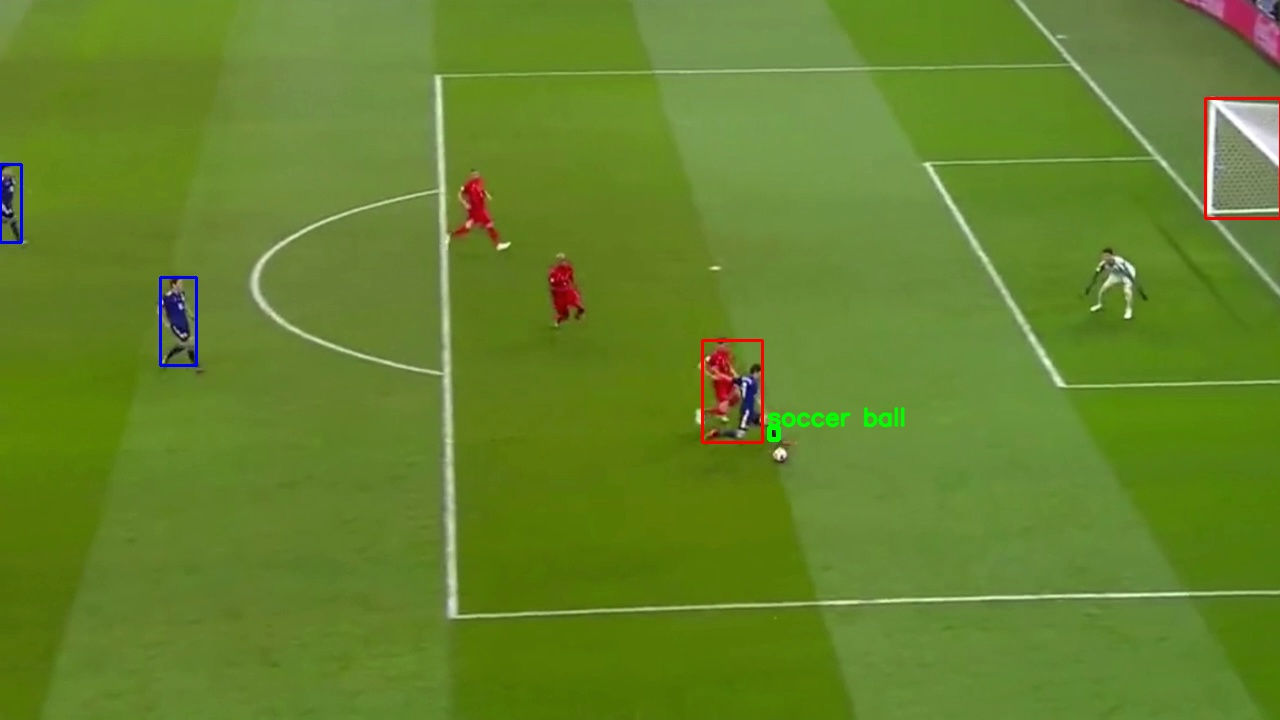
#> input picture tracking_OpenCV/ballmatchDec301.jpg, 1280 x 720 px, given in place of test1.mp4, which was not available
$ python tracking.py   (Python 2 division)   (older library calls are emulated)
#> lines starting #> are read from the running program, lines starting #| are printed output that depends on the picture; after the words box and inside, x2 and y2 are one past the last pixel; in counts of white or black regions, pixels touching at a corner belong together; pictures that were not available may be replaced by others from this repository, and a replacement may not be noted
#Import libraries
import cv2
import os
import numpy as np

#Reading the video
vidcap = cv2.VideoCapture('test1.mp4')#test1.mp4
success,image = vidcap.read()
#> image is the input picture: shape (720, 1280, 3); mean B, G, R 43, 131.3, 100.2
count = 0
success = True
idx = 0

#Read the video frame by frame
while success:
	# #converting into hsv image
	# hsv = cv2.cvtColor(image,cv2.COLOR_BGR2HSV)
	# #green range
	# lower_green = np.array([40,40,40])
	# upper_green = np.array([70, 255, 255])
	# #blue range
	# lower_blue = np.array([110,50,50])
	# upper_blue = np.array([130,255,255])
	#
	# #Red range
	# lower_red = np.array([0,31,255])
	# upper_red = np.array([176,255,255])
	#
	# #white range
	# lower_white = np.array([0,0,0])
	# upper_white = np.array([0,0,255])

	# converting into hsv image
	hsv = cv2.cvtColor(image, cv2.COLOR_BGR2HSV)
#> hsv: shape (720, 1280, 3); mean H, S, V 41.9, 176.1, 132.9
	# green range
	lower_green = np.array([30, 30, 30])
	upper_green = np.array([70, 255, 255])
	# blue range
	lower_blue = np.array([110, 50, 50])
	upper_blue = np.array([130, 255, 255])

	# Red range
	lower_red = np.array([0, 31, 255])
	upper_red = np.array([176, 255, 255])

	# white range
	lower_white = np.array([0, 0, 0])
	upper_white = np.array([0, 30, 255])


    #Define a mask ranging from lower to uppper
	mask = cv2.inRange(hsv, lower_green, upper_green)
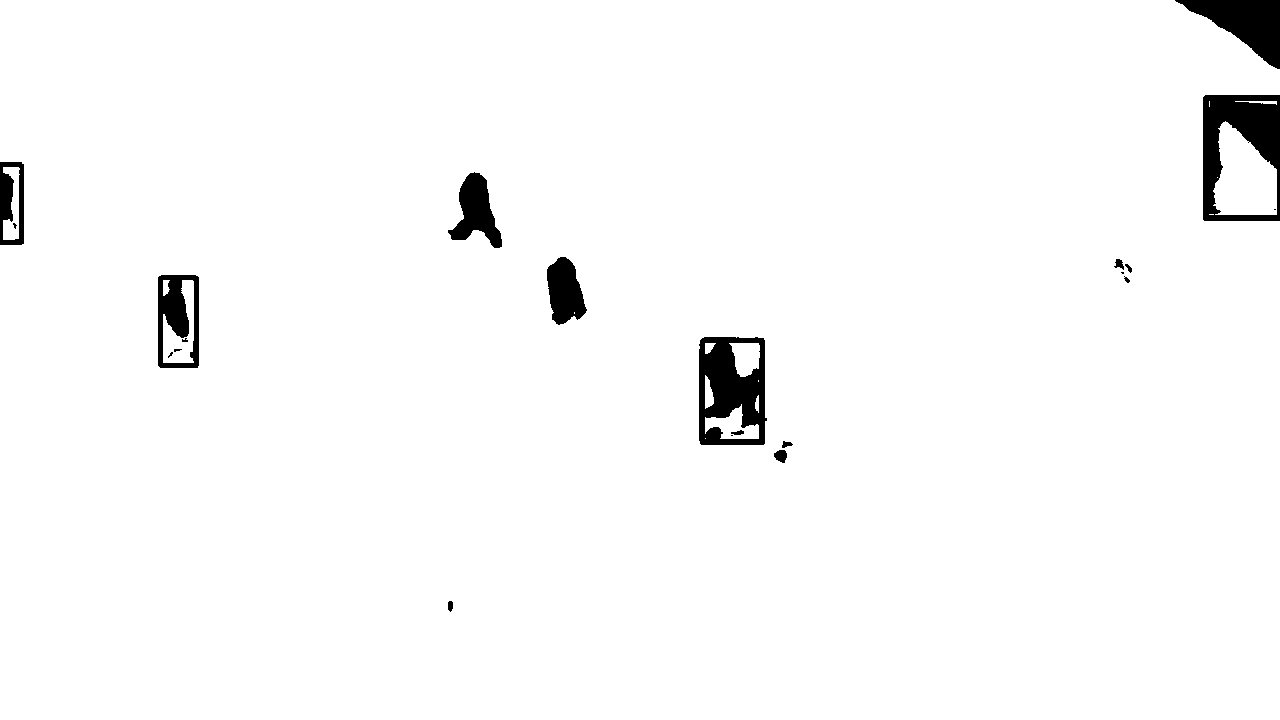
#> mask: shape (720, 1280); 97.6% white; 21 black regions (7 under 20 px), largest, box (x1, y1, x2, y2) and area: (1203, 95, 1280, 221) 5311, (699, 337, 767, 445) 5006, (1175, 0, 1280, 69) 3508
    #Do masking
	res = cv2.bitwise_and(image, image, mask=mask)
	#convert to hsv to gray
	res_bgr = cv2.cvtColor(res,cv2.COLOR_HSV2BGR)
	res_gray = cv2.cvtColor(res,cv2.COLOR_BGR2GRAY)
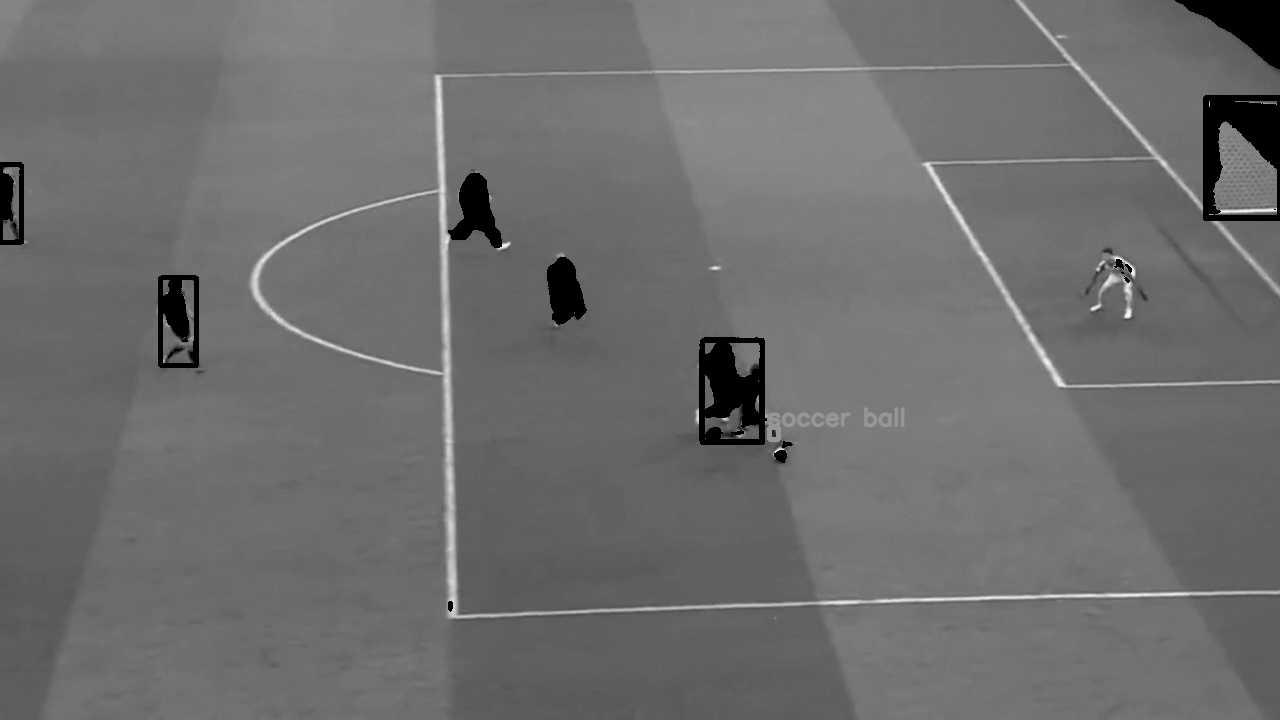
#> res_gray: shape (720, 1280); min 0, max 250, mean 109.5


    #Defining a kernel to do morphological operation in threshold image to
    #get better output.
	kernel = np.ones((13,13),np.uint8)
	thresh = cv2.threshold(res_gray,127,255,cv2.THRESH_BINARY_INV | cv2.THRESH_OTSU)[1]
#> thresh: shape (720, 1280); 2.4% white; 24 white regions (9 under 20 px), largest, box (x1, y1, x2, y2) and area: (1203, 95, 1280, 221) 5311, (699, 337, 767, 445) 5169, (1175, 0, 1280, 69) 3508
	thresh = cv2.morphologyEx(thresh, cv2.MORPH_CLOSE, kernel)
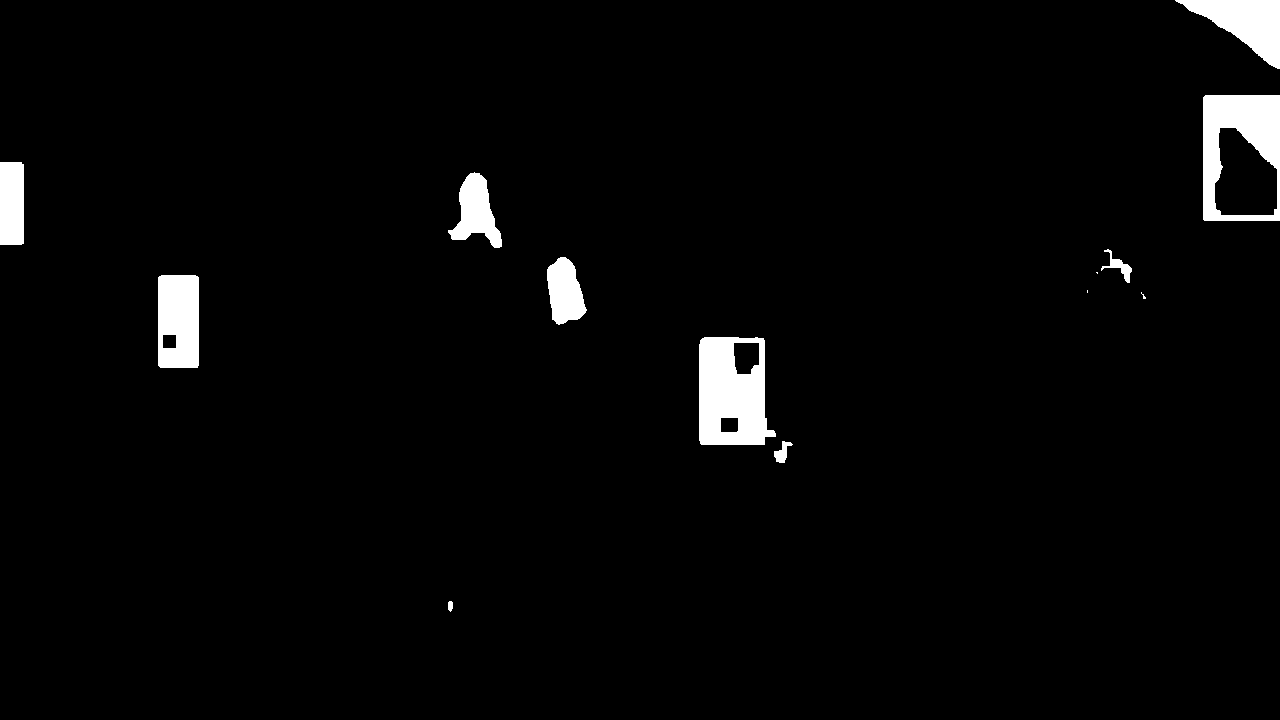
#> thresh: shape (720, 1280); 2.8% white; 13 white regions (3 under 20 px)

	# cv2.imwrite("frameMorp.jpg",thresh)

    #find contours in threshold image
	# im2,contours,hierarchy = cv2.findContours(thresh,cv2.RETR_TREE,cv2.CHAIN_APPROX_SIMPLE)
	contours,hierarchy = cv2.findContours(thresh,cv2.RETR_TREE,cv2.CHAIN_APPROX_SIMPLE)
#> contours = 17 contours, 3 with area under 20; largest, box (x1, y1, x2, y2) and area: (1203, 95, 1280, 221) 9498, (699, 337, 776, 445) 7004, (1214, 127, 1278, 216) 4304, (158, 275, 199, 368) 3670, (1175, 0, 1280, 69) 3367

	prev = 0
	font = cv2.FONT_HERSHEY_SIMPLEX


	for c in contours:
		x,y,w,h = cv2.boundingRect(c)

		#Detect players
		# if(h>=(1.5)*w):
		# 	if(w>15 and h>= 15):
		if(h>=(1.5)*w):
			if(w>15 and h>= 15):
				idx = idx+1
				player_img = image[y:y+h,x:x+w]
				player_hsv = cv2.cvtColor(player_img,cv2.COLOR_BGR2HSV)
				#If player has blue jersy
				mask1 = cv2.inRange(player_hsv, lower_blue, upper_blue)
				res1 = cv2.bitwise_and(player_img, player_img, mask=mask1)
				res1 = cv2.cvtColor(res1,cv2.COLOR_HSV2BGR)
				res1 = cv2.cvtColor(res1,cv2.COLOR_BGR2GRAY)
				nzCount = cv2.countNonZero(res1)
				#If player has red jersy
				mask2 = cv2.inRange(player_hsv, lower_red, upper_red)
				res2 = cv2.bitwise_and(player_img, player_img, mask=mask2)
				res2 = cv2.cvtColor(res2,cv2.COLOR_HSV2BGR)
				res2 = cv2.cvtColor(res2,cv2.COLOR_BGR2GRAY)
				nzCountred = cv2.countNonZero(res2)

				if(nzCount >= 5):
					#Mark blue jersy players as blue team
					cv2.putText(image, '', (x-2, y-2), font, 0.8, (255,0,0), 1, cv2.LINE_AA)
					cv2.rectangle(image,(x,y),(x+w,y+h),(255,0,0),2)
				else:
					pass
				if(nzCountred>=5):
					#Mark red jersy players as red team
					cv2.putText(image, '', (x-2, y-2), font, 0.8, (0,0,255), 1, cv2.LINE_AA)
					cv2.rectangle(image,(x,y),(x+w,y+h),(0,0,255),2)
				else:
					pass
		# if((h>=1 and w>=1) and (h<=30 and w<=30)):
		# 	player_img = image[y:y+h,x:x+w]
		if ((h >= 1 and w >= 1) and (h <= 30 and w <= 30)):
			player_img = image[y:y + h, x:x + w]
			player_hsv = cv2.cvtColor(player_img,cv2.COLOR_BGR2HSV)
			#white ball  detection
			mask1 = cv2.inRange(player_hsv, lower_white, upper_white)
			res1 = cv2.bitwise_and(player_img, player_img, mask=mask1)
			res1 = cv2.cvtColor(res1,cv2.COLOR_HSV2BGR)
			res1 = cv2.cvtColor(res1,cv2.COLOR_BGR2GRAY)
			nzCount = cv2.countNonZero(res1)


			if(nzCount >= 3):
				# detect football
				cv2.putText(image, 'soccer ball', (x-2, y-2), font, 0.8, (0,255,0), 2, cv2.LINE_AA)
				cv2.rectangle(image,(x,y),(x+w,y+h),(0,255,0),3)
#> this loop made 17 passes
#> (c, x, y, w, h, player_img, player_hsv, res1) on pass 7: ([[1087, 290], [1087, 292]], 1087, 290, 1, 3, [[0, 74, 40], [0, 73, 39], [0, 72, 38]], [[44, 255, 74], [44, 255, 73], [44, 255, 72]], [0, 0, 0])
#> (c, x, y, w, h, res1, nzCount) on pass 10: ([[1096, 272], [1097, 273], [1097, 272]], 1096, 272, 2, 2, [[0, 0], [0, 0]], 0)
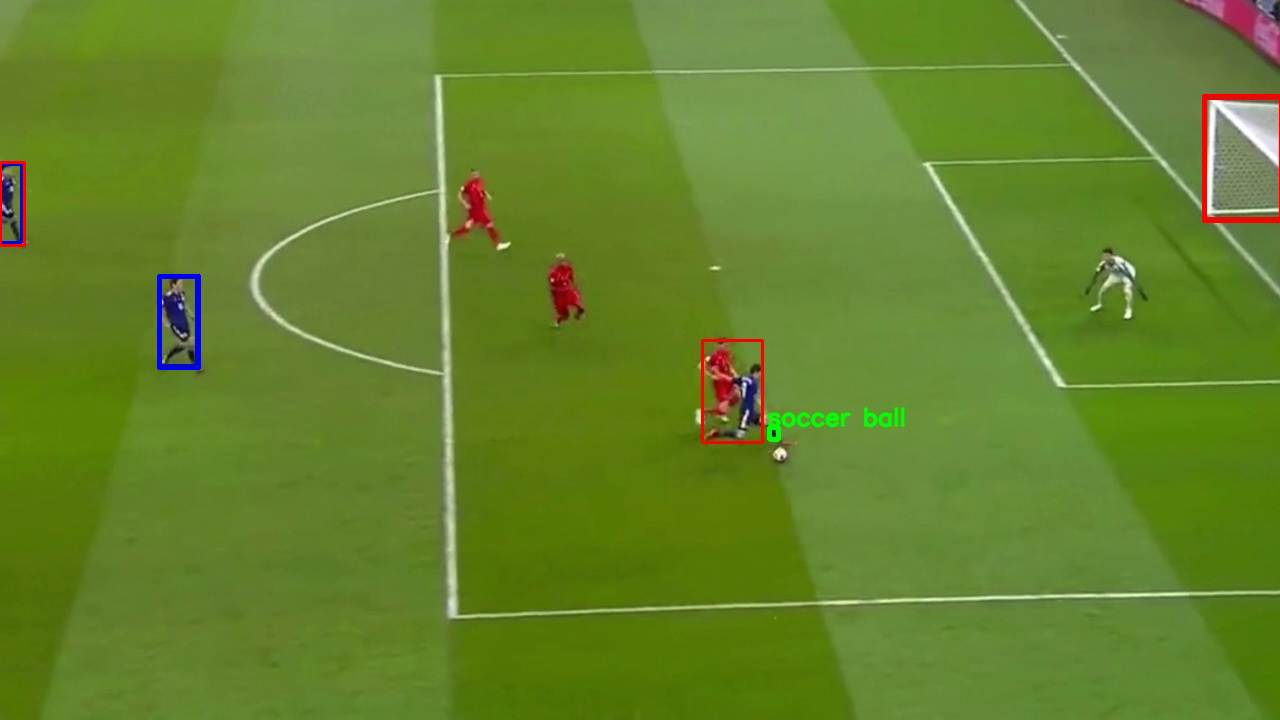
#> image: shape (720, 1280, 3); 0.25% of pixels changed, all inside (x1, y1, x2, y2) = (0, 94, 1280, 370)
#> player_hsv: shape (126, 77, 3); mean H, S, V 49.1, 67.9, 169.8
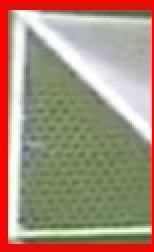
#> player_img: shape (126, 77, 3) (shown 2 times larger); mean B, G, R 124, 142.4, 166.6
#> res1: shape (126, 77); every value is 0
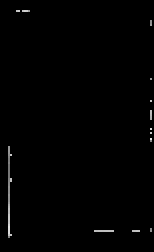
#> res2: shape (126, 77) (shown 2 times larger); min 0, max 229, mean 1.5
#> after the loop, idx = 4


	# cv2.imwrite("./Cropped/frame%d.jpg" % count, res)
	# cv2.imwrite("frame%d.jpg" % count, res)

	print 'Read a new frame: ', success     # save frame as JPEG file
	count += 1
	cv2.imshow('Match Detection',image)
	cv2.imwrite("matchDec%d.jpg" % count, image)
	# cv2.imwrite("kernel%d.jpg" % count, thresh)
	if cv2.waitKey(1) & 0xFF == ord('q'):
#> (key q is pressed here)
		break
	success,image = vidcap.read()


vidcap.release()
cv2.destroyAllWindows()

$ run again, on tracking_OpenCV/frameori198.jpg
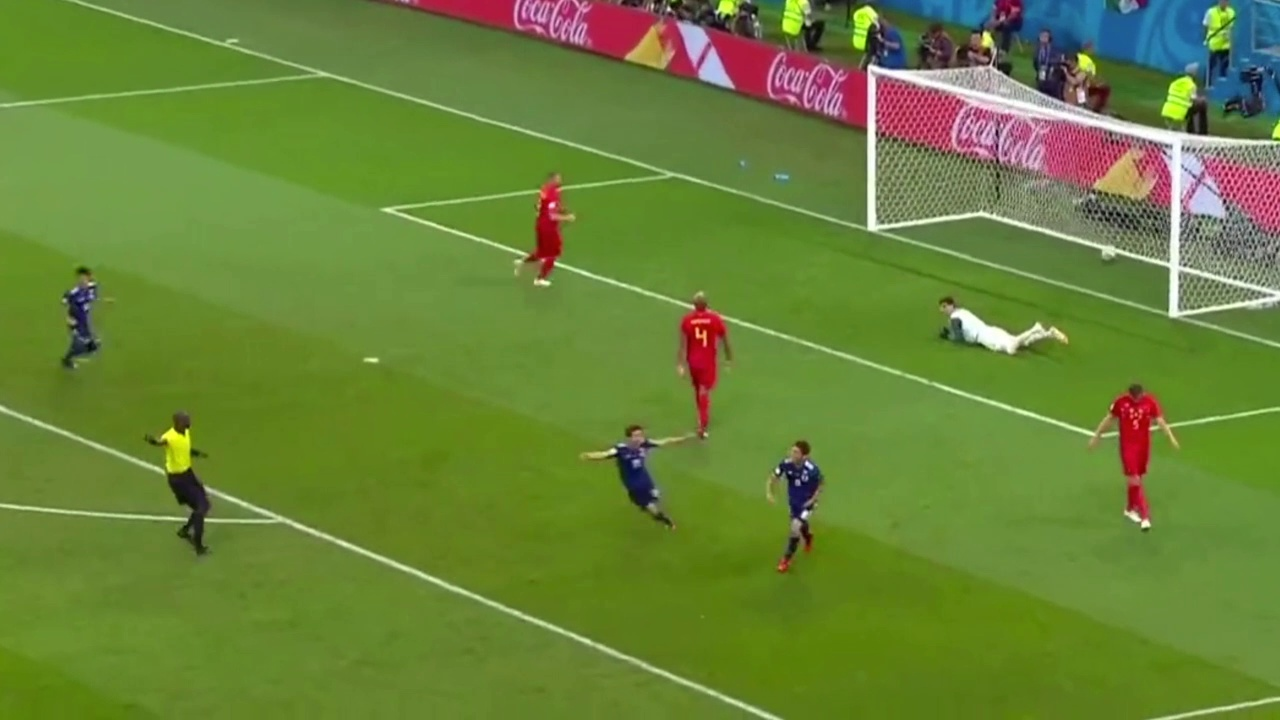
#> input picture tracking_OpenCV/frameori198.jpg, 1280 x 720 px, given in place of test1.mp4, which was not available
#> image is the input picture: shape (720, 1280, 3); mean B, G, R 56.6, 131, 105.2
#> hsv: shape (720, 1280, 3); mean H, S, V 50.4, 159.8, 137.8
#> `mask = cv2.inRange(hsv, lower_green, upper_green)`:
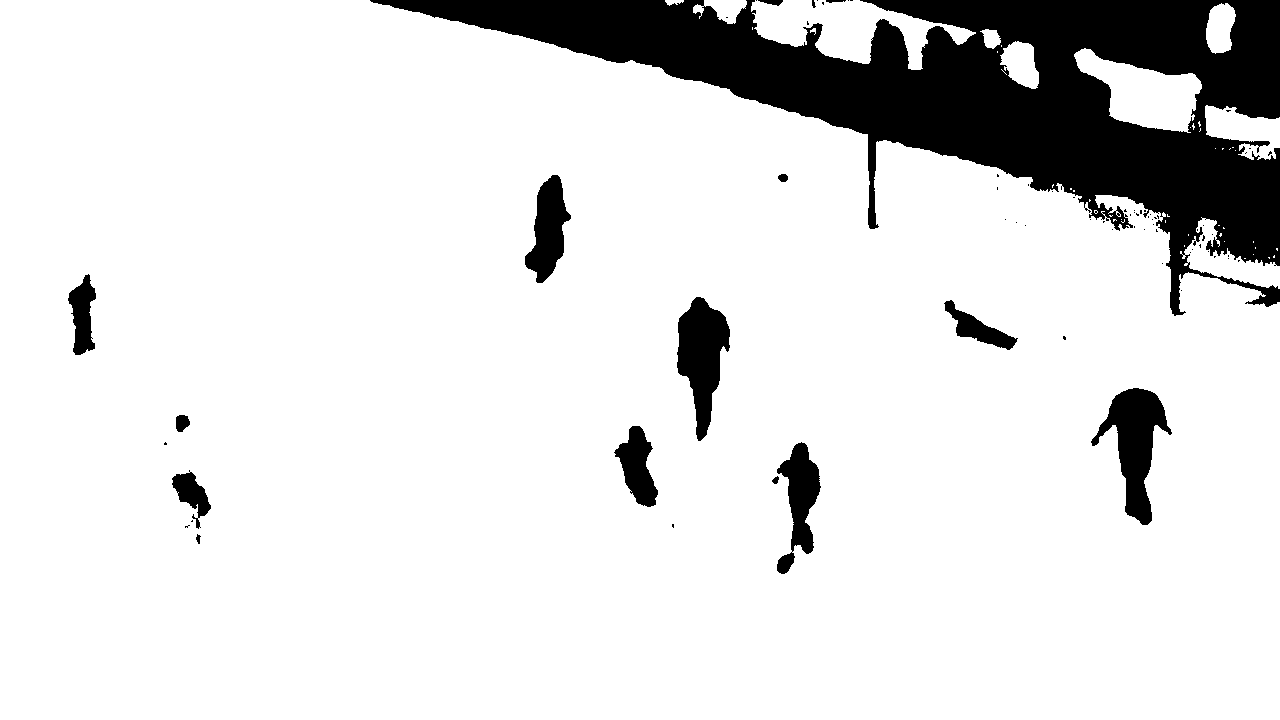
#> mask: shape (720, 1280); 87.3% white; 73 black regions (57 under 20 px), largest, box (x1, y1, x2, y2) and area: (370, 0, 1280, 316) 96053, (1091, 388, 1172, 525) 4712, (677, 297, 730, 441) 4347
#> contours = 22 contours, 4 with area under 20; largest, box (x1, y1, x2, y2) and area: (370, 0, 1280, 316) 112452, (1077, 51, 1200, 132) 5490, (1091, 387, 1172, 530) 4654, (677, 297, 730, 441) 4234, (772, 442, 821, 574) 2956
#> the loop `for c in contours:` made 22 passes
#> (x, y, w, h, player_img, player_hsv, mask1, res1) on passes 12 to 14: (1025, 225, 1, 1, [[226, 255, 245]], [[40, 29, 255]], [0], [0]), (1016, 222, 1, 1, [[226, 255, 242]], [[43, 29, 255]], [0], [0]), (1005, 219, 1, 1, [[226, 255, 245]], [[40, 29, 255]], [0], [0])
#> after the loop `for c in contours:`:
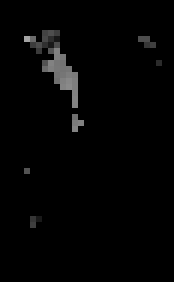
#> res2: shape (47, 29) (shown 6 times larger); min 0, max 164, mean 3.9
#> after the loop `for c in contours:`: idx = 9
